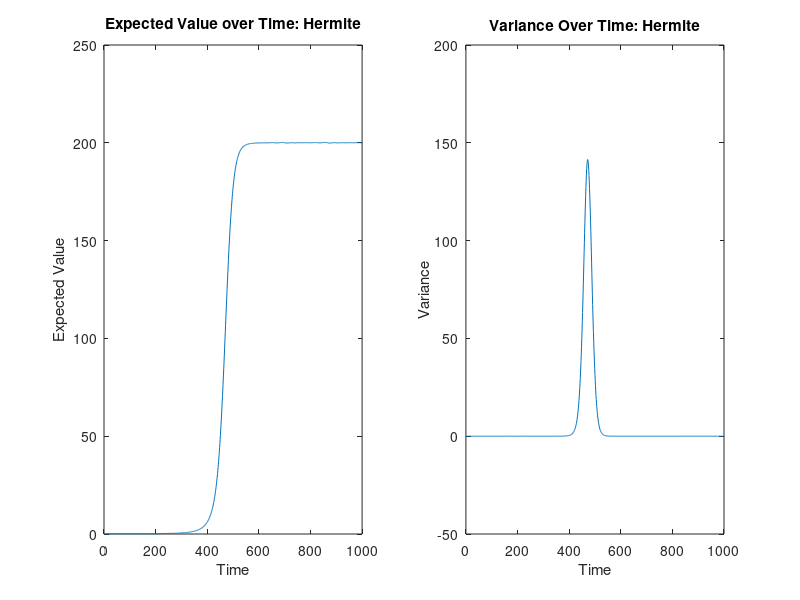

Source code (MATLAB):
load('phiprod')
omega = 1; %can be varied
lambda = [1 0 -1; 1 sqrt(3) 2; 1 -sqrt(3) 2]; %roots of third degree Hermite+nominal solution
pi = (((transpose(lambda))*lambda)^-1)*transpose(lambda); %creation of pi matrix
tau1 = 1.176e-4*0 + (1/120);
tau2 = 1.176e-4*sqrt(3) + (1/120);
tau3 = 1.176e-4*-sqrt(3) + (1/120);
f1 = @(t,x) [((0.1*omega*(x(5).^2))./(x(5).^2 + 10*omega^2)) - 0.1*x(1) + 0.01*omega;(4*tau1)*(x(1) - x(2));(4*tau1)*(x(2) - x(3));(4*tau1)*(x(3) - x(4));(4*tau1)*(x(4) - x(5))]; 
f2 = @(t,x) [((0.1*omega*(x(5).^2))./(x(5).^2 + 10*omega^2)) - 0.1*x(1) + 0.01*omega; (4*tau2)*(x(1) - x(2)); (4*tau2)*(x(2) - x(3)); (4*tau2)*(x(3) - x(4)); (4*tau2)*(x(4) - x(5))];
f3 = @(t,x) [((0.1*omega*(x(5).^2))./(x(5).^2 + 10*omega^2)) - 0.1*x(1) + 0.01*omega; (4*tau3)*(x(1) - x(2)); (4*tau3)*(x(2) - x(3)); (4*tau3)*(x(3) - x(4)); (4*tau3)*(x(4) - x(5))];

% Construct functions for after t = 200
% Transform these
f4 = @(t,x) [((20*omega*(x(5).^2))./(x(5).^2 + 10*omega^2)) - 0.1*x(1) + 0.01*omega;(4*tau1)*(x(1) - x(2));(4*tau1)*(x(2) - x(3));(4*tau1)*(x(3) - x(4));(4*tau1)*(x(4) - x(5))]; 
f5 = @(t,x) [((20*omega*(x(5).^2))./(x(5).^2 + 10*omega^2)) - 0.1*x(1) + 0.01*omega; (4*tau2)*(x(1) - x(2)); (4*tau2)*(x(2) - x(3)); (4*tau2)*(x(3) - x(4)); (4*tau2)*(x(4) - x(5))];
f6 = @(t,x) [((20*omega*(x(5).^2))./(x(5).^2 + 10*omega^2)) - 0.1*x(1) + 0.01*omega; (4*tau3)*(x(1) - x(2)); (4*tau3)*(x(2) - x(3)); (4*tau3)*(x(3) - x(4)); (4*tau3)*(x(4) - x(5))];
%Solve before t = 200
x0 = [0 0 0 0 0]; %x0(1) is state, rest are time delay terms
options = odeset('NonNegative', 1);
[t, xno1] = ode45(f1,[0:1:200],x0,options);
[t, xno2] = ode45(f2,[0:1:200],x0,options);
[t, xno3] = ode45(f3,[0:1:200],x0,options);

%Construct initial condition vectors for after t = 200

x1 = [xno1(201,1) xno1(201,2) xno1(201,3) xno1(201,4) xno1(201,5)];
x2 = [xno2(201,1) xno2(201,2) xno2(201,3) xno2(201,4) xno2(201,5)];
x3 = [xno3(201,1) xno3(201,2) xno3(201,3) xno3(201,4) xno3(201,5)];
%Solve after t = 200
[t1, xno4] = ode45(f4,[201:1:1000],x1,options);
[t1, xno5] = ode45(f5,[201:1:1000],x2,options);
[t1, xno6] = ode45(f6,[201:1:1000],x3,options);
%Concatenate t < 200 and t > 200 matrices together
xno = [[xno1;xno4] [xno2;xno5] [xno3;xno6]];
%Concatenate time matrices
treal = [t;t1];
%Multiply pi by solution matrix
xeval = pi*[xno(:,1) xno(:,6) xno(:,11)]';
xnonew = [xno(:,1) xno(:,6) xno(:,11)]'; %for final var

mu = pi(1,:)*xnonew;
save('mu.mat','mu')

tmpreal = zeros(1,1001);
for i = 1:1:3
    for j = 1:1:3
        for k = 1:1:3
           tmp = pi(k,i)*pi(k,j)*phiprod(k)*xnonew(i,:).*xnonew(j,:);
           tmpreal = tmpreal+tmp;
        end
    end
end

finalvar = sum(tmpreal,1) - mu.^2;

figure
subplot(1,2,1),
plot(treal,xeval(1,:)) %plots non-intrusive solution
xlabel('Time')
ylabel('Expected Value')
title('Expected Value over Time: Hermite')
subplot(1,2,2),
plot(treal,finalvar); xlabel('Time'); ylabel('Variance'); title('Variance Over Time: Hermite')


save('xeval','xeval')
save('finalvar','finalvar')
save('xno','xno')
save('pi','pi')
save('xnonew','xnonew')



